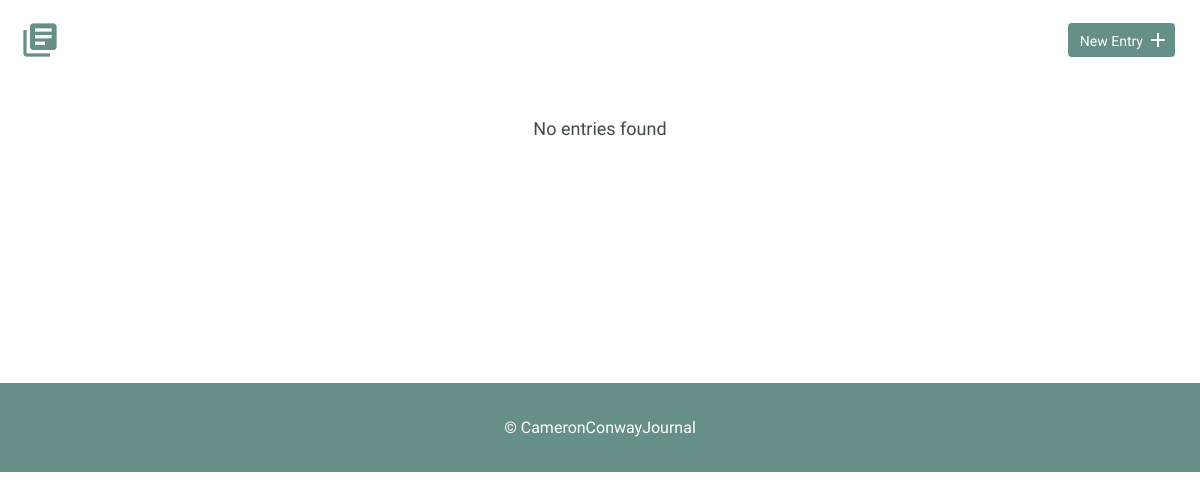
The app's page /tags.php?tag=coding, older data.
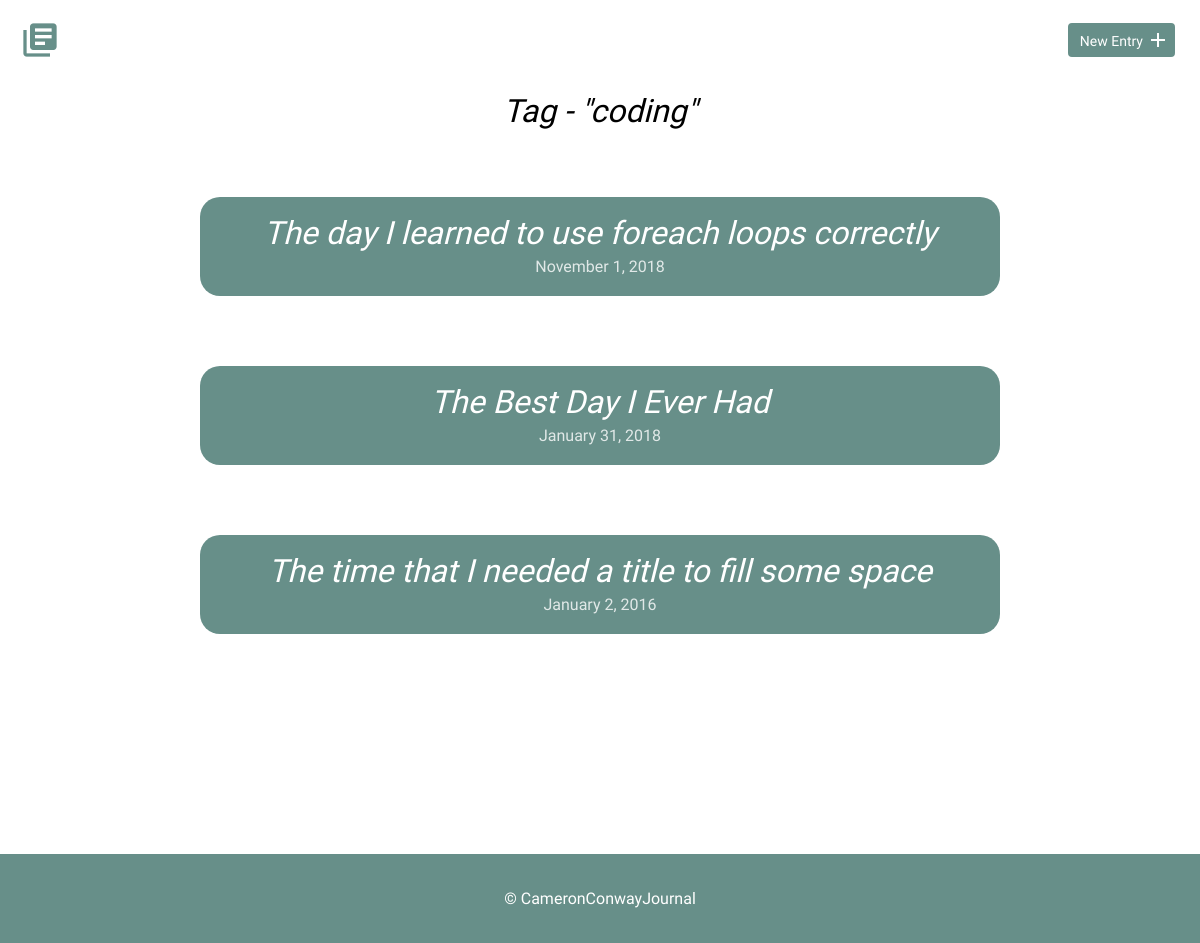
The same page, newer data.
### tables this page shows
CREATE TABLE "entries_tags" (
	"entry_id"	INTEGER NOT NULL,
	"tag_id"	INTEGER NOT NULL
);

CREATE TABLE "entries" (
	"entry_id"	INTEGER,
	"title"	TEXT,
	"date"	TEXT,
	"time_spent"	INTEGER,
	"learned"	BLOB,
	"resources"	BLOB,
	PRIMARY KEY("entry_id")
);

### inc/functions.php (called while the page is built, shortened)
<?php
function get_entries_by_tag_name($tag_name) {
    include "connection.php";
    $sql = '
        SELECT * FROM entries
        INNER JOIN entries_tags ON entries.entry_id = entries_tags.entry_id
        INNER JOIN tags ON entries_tags.tag_id = tags.tag_id
        WHERE tags.tag_name = ?
        ORDER BY date DESC
    ';
    try {
        $results = $db->prepare($sql);
        $results->bindValue(1, $tag_name, PDO::PARAM_STR);
        $results->execute();
    } catch (Exception $e) {
        return false;
    }
    $joinResults = $results->fetchAll();
    return $joinResults;
}

### tags.php (the view, shortened to what this page needs)
<?php
    include "inc/functions.php";
    if(isset($_GET['tag'])) {
        $tag = trim(filter_input(INPUT_GET, 'tag', FILTER_SANITIZE_STRING));
        if(get_entries_by_tag_name($tag)) {
            $allEntries = get_entries_by_tag_name($tag);
            $filteredEntries = array();
            $entriesTitles = array();
            foreach($allEntries as $entry) {
                if(!in_array($entry['title'], $entriesTitles)) {
                    array_push($entriesTitles, $entry['title']);
                    array_push($filteredEntries, $entry);
                }
            }
            $entries = $filteredEntries;
        } else {
            $error_message = 'No entries found';
        }
    }
    include "inc/header.php";?>
        <section>
            <div class="container">
                <?php
                    if(isset($error_message)) {
                        echo "<div class='tag-error-message'>";
                        echo "<p>$error_message</p>";
                        echo "</div>";
                    } else {
                        echo "<div class='tag-title'>";
                        echo  "<h2>Tag - \"" . $tag . "\"</h2>";
                        echo "</div>";
                    }
                ?>
                <div class="entry-list">
                    <?php
                        foreach($entries as $entry) {
                            echo "<div class='tag-entries'>";
                             $formattedDate = date('F j, Y', strtotime($entry['date']));
                             echo "<article>";
                             echo "<h2><a class='tag-title' href='detail.php?id=" . $entry['entry_id'] . "'>" . $entry['title'] . "</a></h2>";
                             if(!empty($entry['date'])) {
                                 echo "<time class='tag-time' datetime='" . $entry['date'] . "'>" . $formattedDate . "</time>";
                             }
                            echo "</div>";
                        }
                    ?>
                </div>
            </div>
        </section>
    <?php include "inc/footer.php"; ?>

### inc/header.php (shortened to what this page needs)
<!DOCTYPE html>
<html>
    <head>
        <link rel="stylesheet" href="css/normalize.css">
        <link rel="stylesheet" href="css/site.css">
    </head>
    <body>
        <header>
            <div class="container">
                <div class="site-header">
                    <a class="logo" href="index.php"><i class="material-icons">library_books</i></a>
                    <a class="button icon-right" href="new.php"><span>New Entry</span> <i class="material-icons">add</i></a>
                </div>
            </div>
        </header>

### inc/footer.php
        <footer>
            <div>
                &copy; CameronConwayJournal
            </div>
        </footer>
    </body>
</html>

### css/site.css (style rules this page uses)
body { font-size: 16px; color: #404a49; font-family: 'Cousine', serif; font-weight: 400; }
.container { margin: 0 auto; padding: 0 25px; }
header .site-header { margin: 0 auto; height: 95px; }
header .logo i { color: #678f89; margin: 20px 0 0 -5px; float: left; font-size: 40px; }
header .button { float: right; margin: 33px 0 0 0; }
footer { text-align: center; padding: 35px 0; background-color: #678f89; color: white; }
.button { padding: 8px 10px 6px 10px; background: #678f89; border: 2px solid #678f89; border-radius: 4px; text-decoration: none; color: #FFF; position: relative; text-align: center; font-size: 14px; }
.button.icon-right { padding-right: 30px; top: -10px; }
.button.icon-right i { position: absolute; top: 3px; right: 3px; }
h1, h2, h3 { margin: 0; font-weight: 400; line-height: 1em; color: #000; }
h2 { font-size: 32px; }
h2 a { text-decoration: none; color: #000; }
.entry-list, .edit-entry, .new-entry { max-width: 800px; margin: 0 auto; padding: 70px 0 150px 0; }
.entry-list article { margin-bottom: 70px; text-align: center; }
.entry-list article:last-child { margin-bottom: 0; }
.entry-list article h2 { margin-bottom: 8px; }
.tag-title { text-align: center; }
.tag-entries { margin-bottom: 70px; }
.tag-entries article { background-color: #678f89; padding: 20px; border-radius: 20px; }
.tag-title { color: white; font-style: italic; }
.tag-time { color: white; opacity: 0.8; }
p { line-height: 1.8em; font-size: 18px; }
.tag-error-message { text-align: center; }

Row changes from the older to the newer data that the page shows:
added entries_tags: entry.title "The day I learned to use foreach loops correctly", entry.date "November 1, 2018"
added entries_tags: entry.title "The Best Day I Ever Had", entry.date "January 31, 2018"
added entries_tags: entry.title "The time that I needed a title to fill some space", entry.date "January 2, 2016"
Text that changed along with them:
$tag: (not shown) → "coding"
$error_message: "No entries found" → (not shown)
text now shown: "Tag - \" \""
